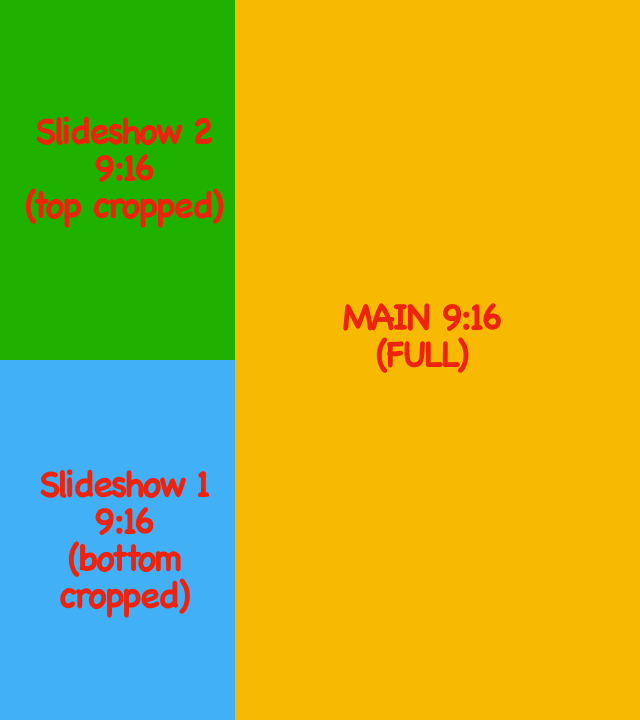
#> input picture assets/slideshow_watermark_reference.jpg, 1280 x 1440 px (shown at 1/2 size)
$ python -i image_strip_padding.py   (imports and definitions only)
#> lines starting #> are read from the running program, lines starting #| are printed output that depends on the picture; after the words box and inside, x2 and y2 are one past the last pixel; in counts of white or black regions, pixels touching at a corner belong together
#> further down, picture is the input picture: PIL image 1280x1440 RGB; mean R, G, B 178.4, 177.9, 42.5
#!/usr/bin/env python3

import os
import subprocess
import djjtb.utils as djj
from pathlib import Path
from PIL import Image, ImageChops
import sys
import numpy as np
from scipy.ndimage import label, find_objects

# [1 line not run here, left out]

# Commonly used solid padding colors to prioritize (RGB)
KNOWN_BG_COLORS = [
    (255, 255, 255),  # white
    (0, 0, 0),        # black
    (136, 136, 136),  # gray
    (0, 255, 0),      # chroma green
    (0, 0, 255),      # chroma blue
]

def detect_border_color(im, tolerance=5):
#> called with tolerance = 15
    corners = [
        im.getpixel((0, 0)),
        im.getpixel((im.width - 1, 0)),
        im.getpixel((0, im.height - 1)),
        im.getpixel((im.width - 1, im.height - 1)),
    ]
#> corners = [(30, 177, 0), (247, 186, 0), (65, 176, 247), (247, 186, 0)]
    # Count all corner occurrences
    color_counts = {}
    for c in corners:
        color_counts[c] = color_counts.get(c, 0) + 1
#> this loop made 4 passes
#> after the loop, color_counts = {(30, 177, 0): 1, (247, 186, 0): 2, (65, 176, 247): 1}

    # Prefer known padding colors if present
    for color in KNOWN_BG_COLORS:
        if color in color_counts:
            return color

    # Fall back to most common corner color
    return max(color_counts, key=color_counts.get)

def trim_multiple_regions(im, tolerance=15, min_width=20, min_height=20):
    im = im.convert("RGB")
    bg_color = detect_border_color(im, tolerance)
#> bg_color = (247, 186, 0)
    bg = Image.new("RGB", im.size, bg_color)
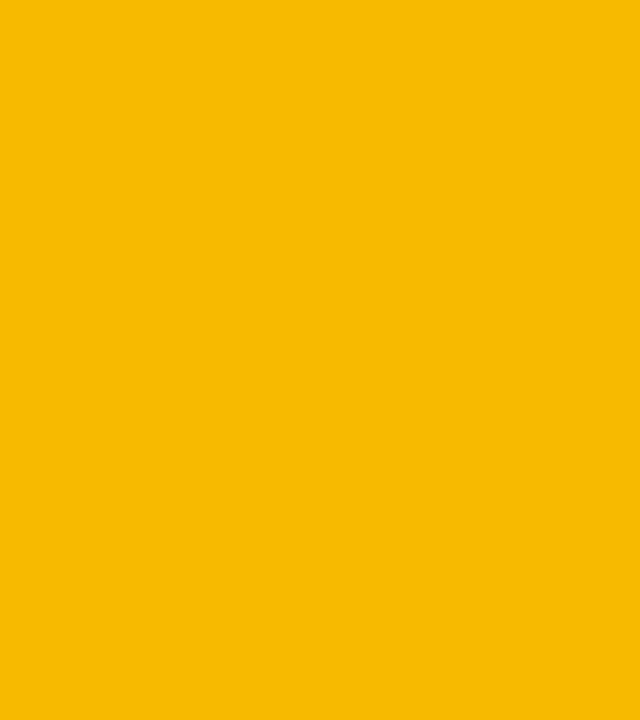
#> bg: PIL image 1280x1440 RGB (shown at 1/2 size); mean R, G, B 247, 186, 0
    diff = ImageChops.difference(im, bg)
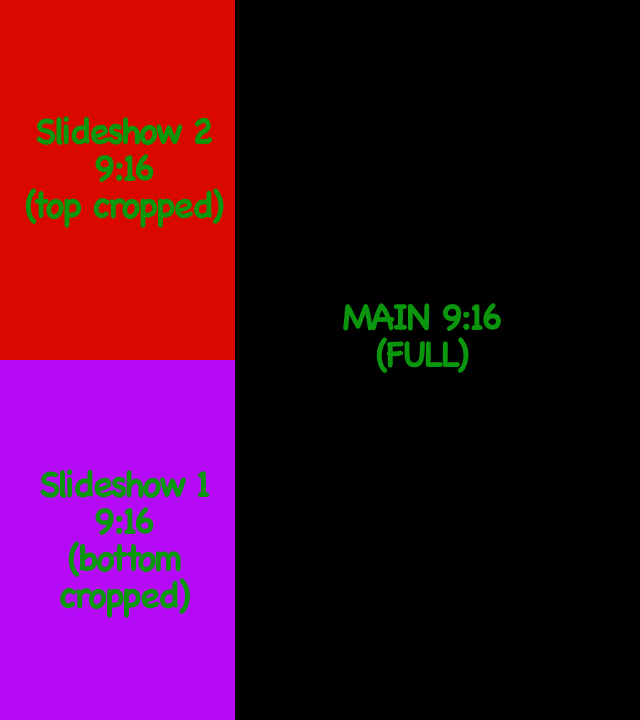
#> diff: PIL image 1280x1440 RGB (shown at 1/2 size); mean R, G, B 68.6, 8.1, 42.5
    diff = Image.eval(diff, lambda x: 255 if x > tolerance else 0)
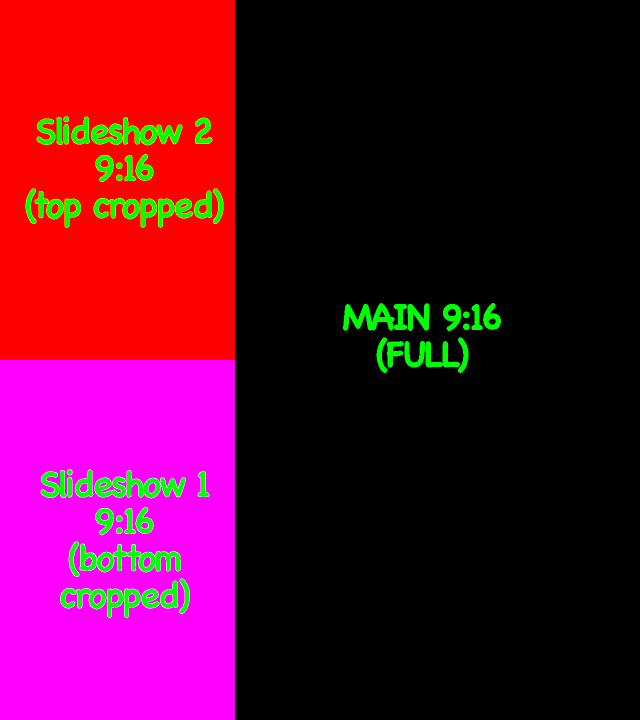
#> diff: PIL image 1280x1440 RGB (shown at 1/2 size); mean R, G, B 87.9, 8.9, 43.9

    diff_np = np.array(diff)
    mask = diff_np.sum(axis=2) > 0
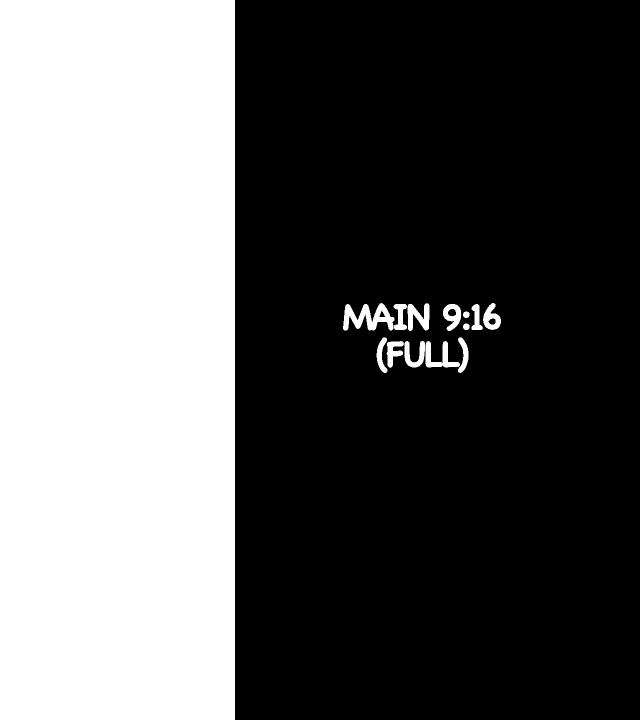
#> mask: shape (1440, 1280) bool (shown at 1/2 size); 37.5% white; 14 white regions, largest, box (x1, y1, x2, y2) and area: (0, 0, 470, 1440) 676800, (686, 606, 789, 661) 2996, (851, 682, 920, 735) 1557

    labeled, num_features = label(mask)
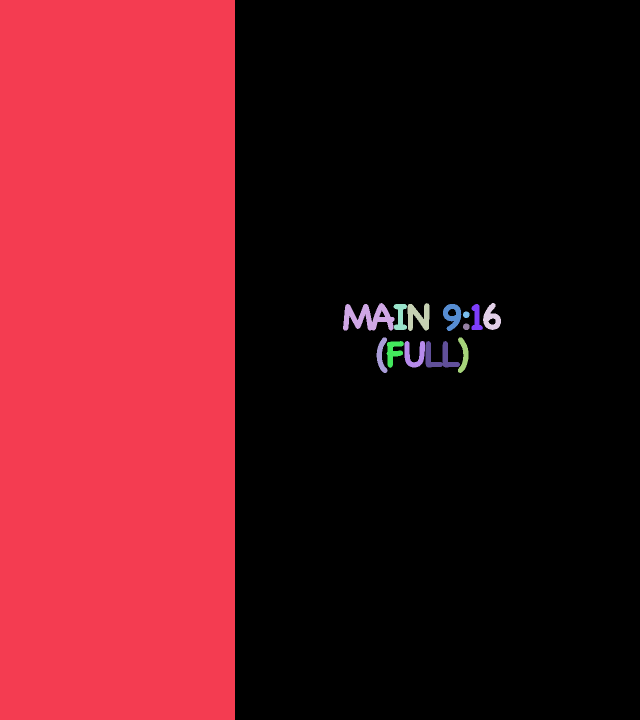
#> labeled: shape (1440, 1280) int32 (shown at 1/2 size); 15 distinct labels, from 0 to 14; one colour per label, 0 black
#> num_features = 14
    slices = find_objects(labeled)
#> slices = 14 items

    cropped_images = []
    for s in slices:
        w, h = s[1].stop - s[1].start, s[0].stop - s[0].start
        if w >= min_width and h >= min_height:
            cropped = im.crop((s[1].start, s[0].start, s[1].stop, s[0].stop))
            cropped_images.append(cropped)
#> this loop made 14 passes
#> (w, h) on passes 1 to 12: (470, 1440), (103, 55), (44, 56), (36, 54), (27, 52), (37, 54), (23, 52), (13, 13), (13, 13), (22, 71), (21, 71), (35, 54)
#> pass 1, in trim_multiple_regions, `cropped = im.crop((s[1].start, s[0].start, s[1].stop, s[0].stop))`:
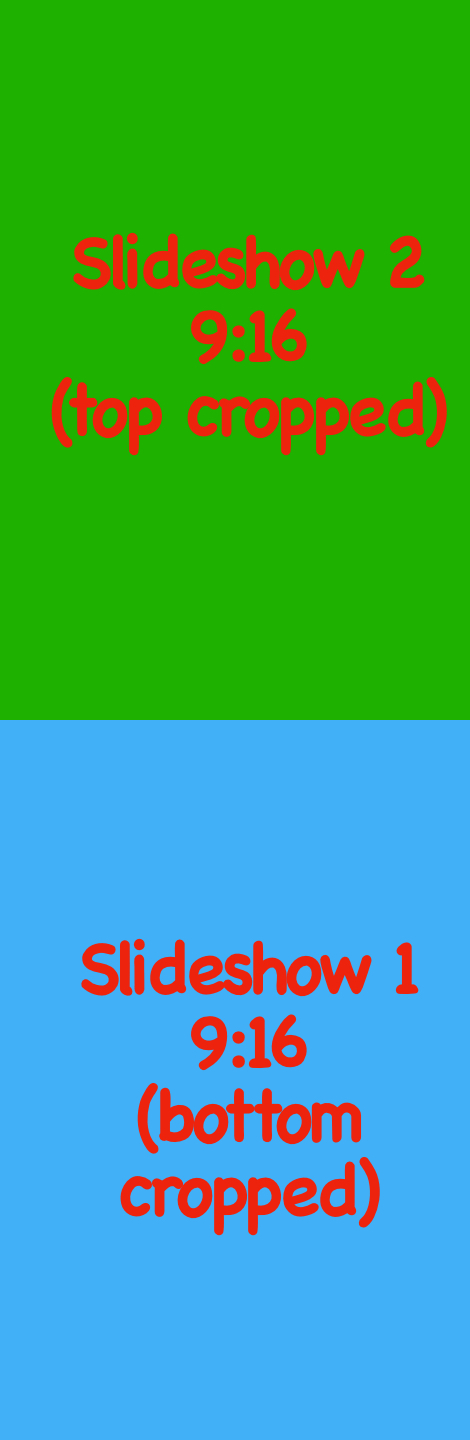
#> cropped: PIL image 470x1440 RGB; mean R, G, B 60.4, 166.8, 115.5
#> pass 3, in trim_multiple_regions, `cropped = im.crop((s[1].start, s[0].start, s[1].stop, s[0].stop))`:
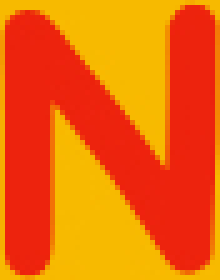
#> cropped: PIL image 44x56 RGB (shown 5 times larger); mean R, G, B 241.5, 102, 7.2
#> after the loop, cropped_images = 12 items

    return cropped_images

# [225 lines left out: functions collect_images_from_folder, collect_images_from_paths, process_images, process_folder, main, not called in this run]

# [2 lines not run here, left out]

>>> from PIL import Image
>>> picture = Image.open('../../../assets/slideshow_watermark_reference.jpg')
>>> result = trim_multiple_regions(picture)
#> result = 12 items
